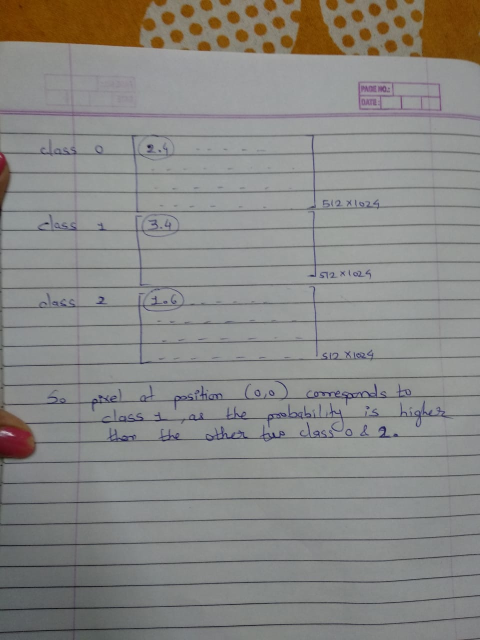
#> input picture images/example.jpg, 960 x 1280 px, found by its file name (shown at 1/2 size)
$ jupyter execute --allow-errors semantic-segmentation.ipynb
#> lines starting #> are read from the running program, lines starting #| are printed output that depends on the picture
[cell 1]
import numpy as np
import imutils
import cv2
import matplotlib.pyplot as plt

[cell 2]
CLASSES = open('enet-classes.txt').read().strip().split("\n")
#> (reads enet-cityscapes/enet-classes.txt from the repository)

COLORS = open('enet-colors.txt').read().strip().split("\n")
#> (reads enet-cityscapes/enet-colors.txt from the repository)
COLORS = [c.split(",") for c in COLORS]
COLORS = np.array(COLORS, dtype="uint8")

	# np.random.seed(42)
# COLORS = np.random.randint(0, 255, size=(len(CLASSES) - 1, 3),dtype="uint8")
# COLORS = np.vstack([[0, 0, 0], COLORS]).astype("uint8")

[cell 3]
COLORS[2][0]

[cell 4]
# [4 lines of commented-out code are left out]

[cell 5]
img = np.zeros(((len(CLASSES) * 25) + 25, 300, 3), dtype="uint8")

for (i, (className, color)) in enumerate(zip(CLASSES, COLORS)):

	color = [int(c) for c in color]
	cv2.putText(img, className, (5, (i * 25) + 17),cv2.FONT_HERSHEY_SIMPLEX, 0.5, (0, 0, 255), 2)
	cv2.rectangle(img, (100, (i * 25)), (300, (i * 25) + 25),tuple(color), -1)
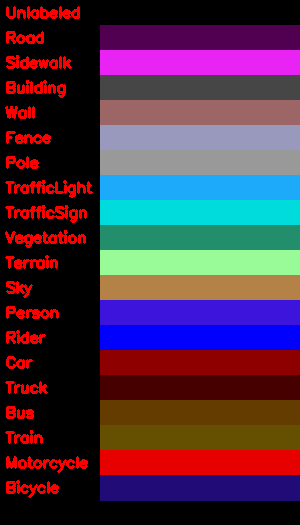
#> img: shape (525, 300, 3); mean of channels 0, 1, 2 71, 50.7, 75.3; drawn as B, G, R

[cell 6]
plt.imshow(img)

[cell 7]
print("loading model...")
#> (the rest of this cell did not finish here and is left out)

#> (a cell that did not finish here is left out)

<div>
Here,<br>
we have 20 classes.
<br>
Image shape is 512,1024 means 512*1024 pixels.
<br>
we have array named output and its shape is 1,20,512,1024...so we have  probabilities for each pixel to correspond to a perticular class.
<br>
Below image is an explanation about the output array
</div>

[cell 9]
example_img=cv2.imread('example.jpg')
#> example_img is the input picture: shape (1280, 960, 3); mean B, G, R 133.2, 136.1, 137.1
plt.imshow(example_img)
